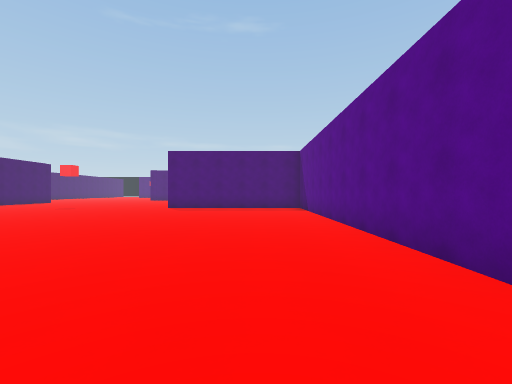
view 1 (above)

24 first-person views from a walk through a 3-D level made in the Unity game engine. The camera is 1.4 m above the floor, looks level and sees 90° across. The floor is counted in squares, 2 m on a side. Each view is taken from the middle of a square. On the plan, view 1 faces up. The plan holds only what a view shows up to about 9 squares ahead; the rest is blank. The place goes on beyond the plan.

view 2
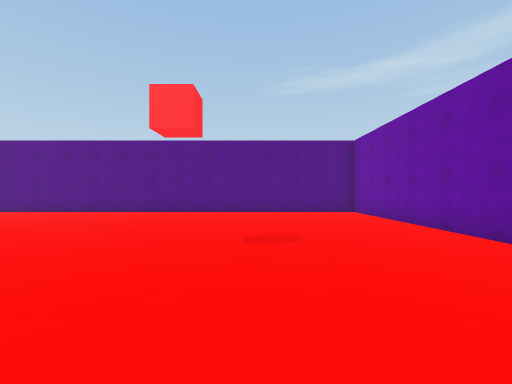

view 3
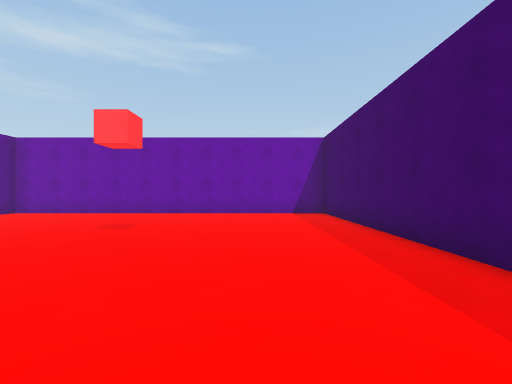

view 4
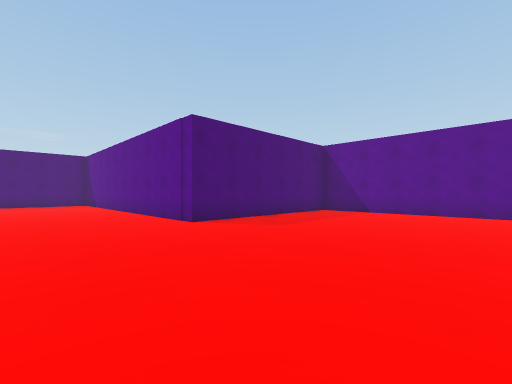

view 5
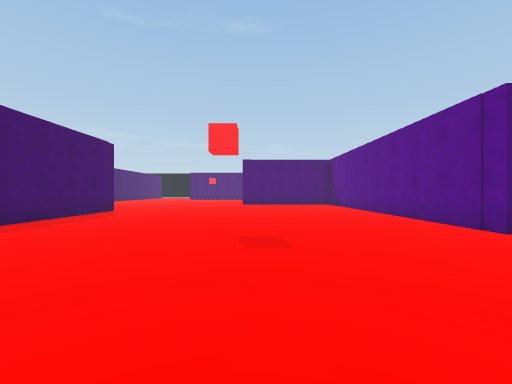

view 6
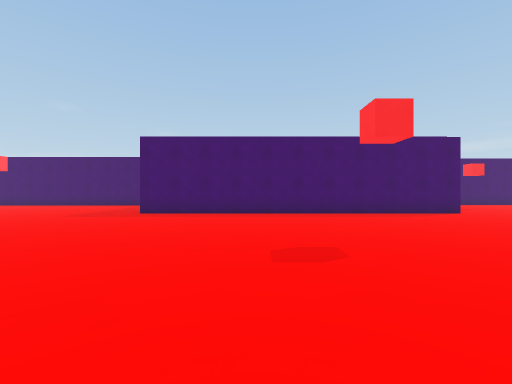

view 7
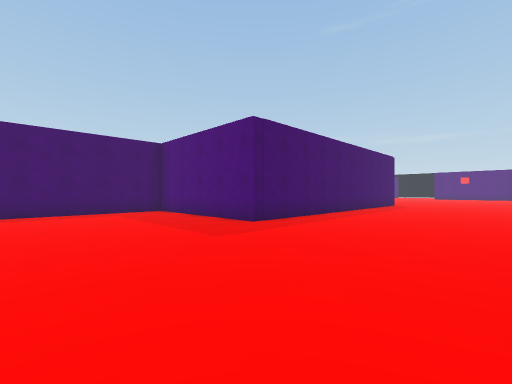

view 8
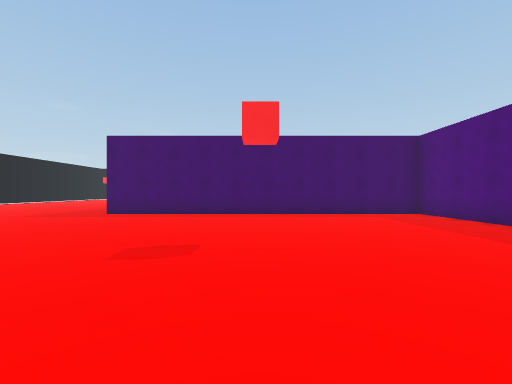

view 9
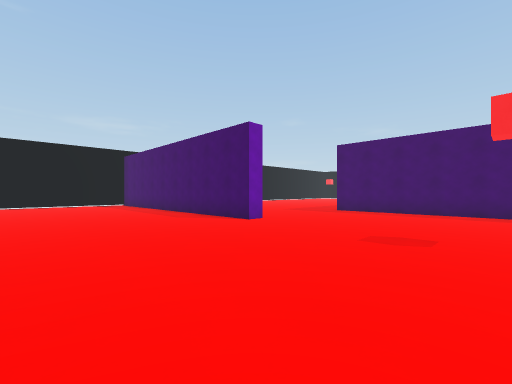

view 10
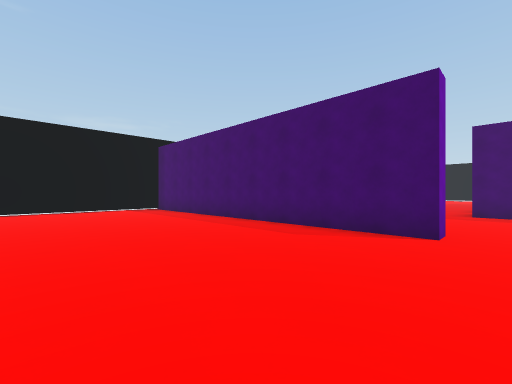

view 11
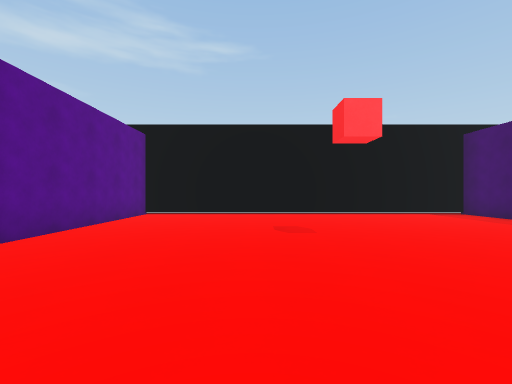

view 12
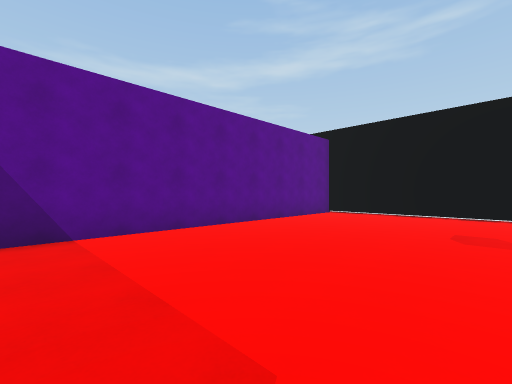

view 13
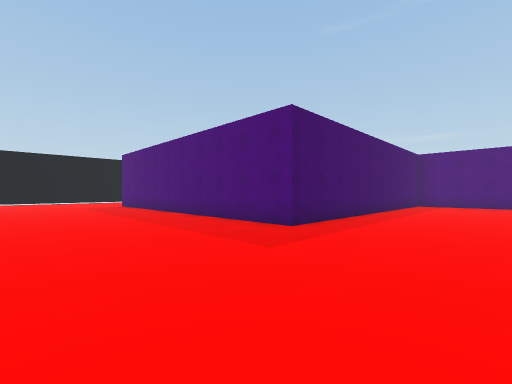

view 14
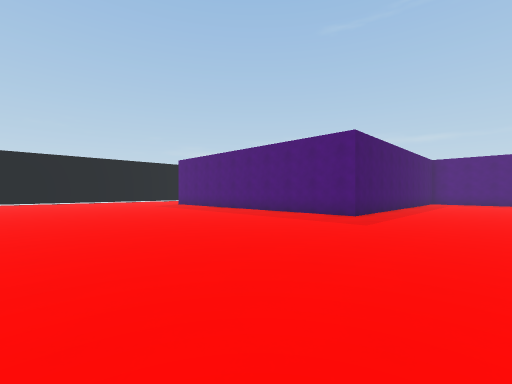

view 15
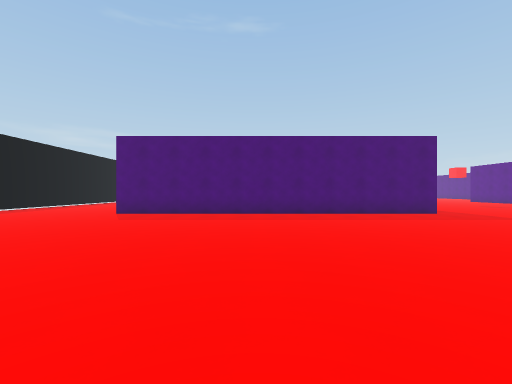

view 16
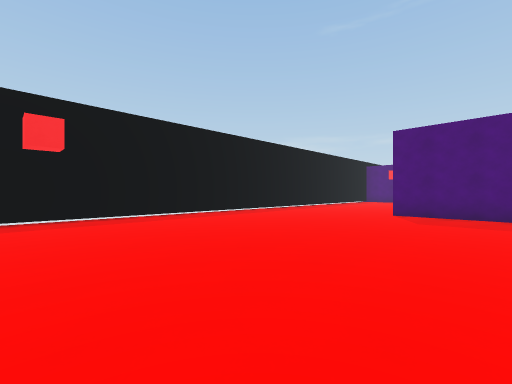

view 17
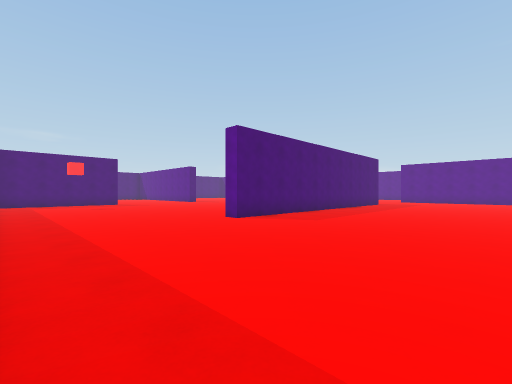

view 18
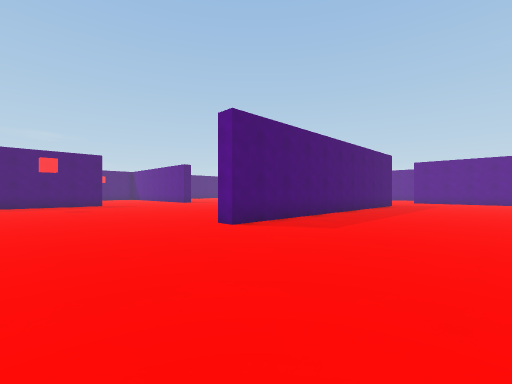

view 19
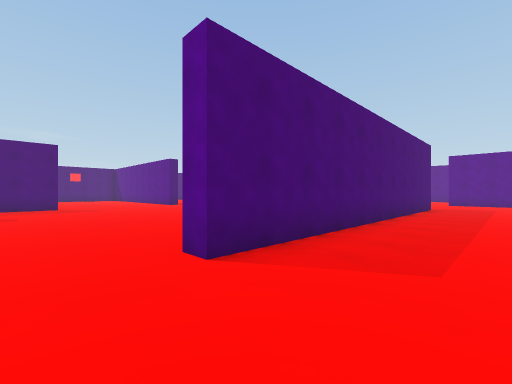

view 20
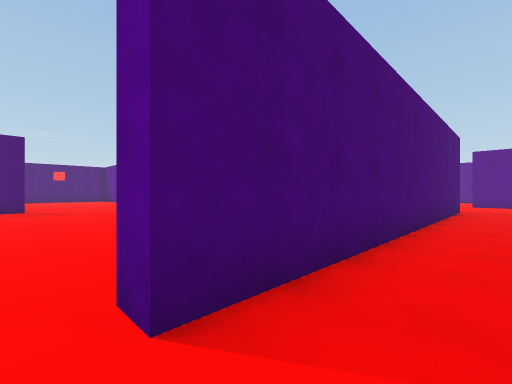

view 21
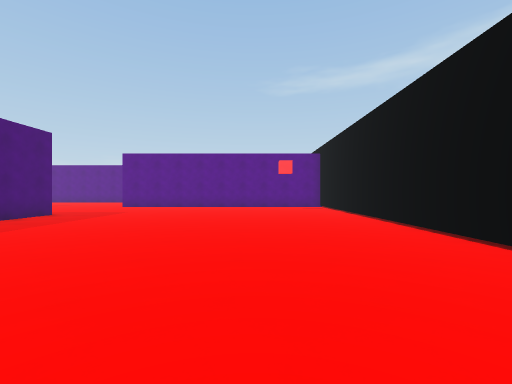

view 22
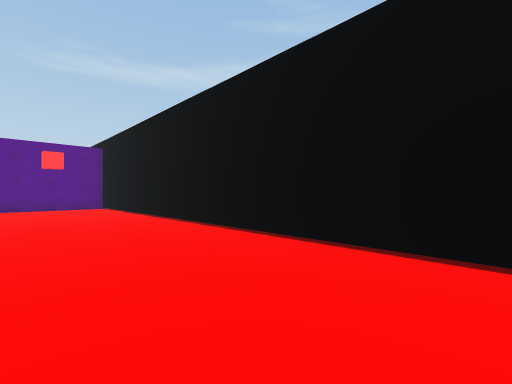

view 23
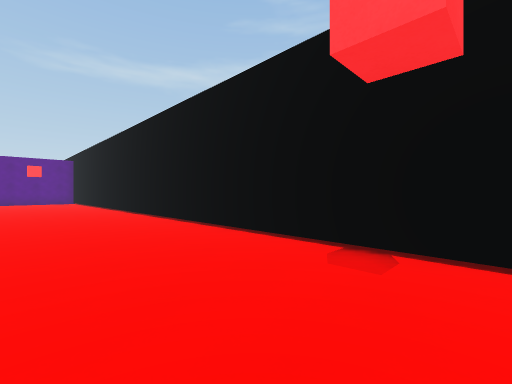

view 24
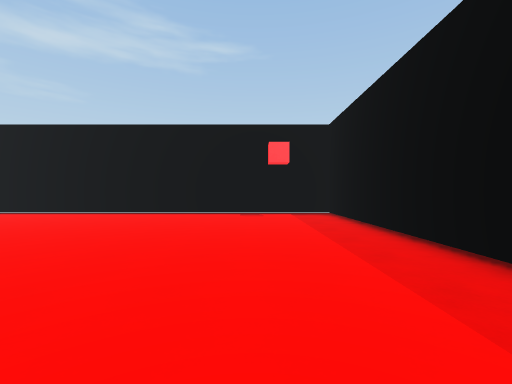

### Floor plan
Points are (right, up) in squares from view 1. A wall is a line through its corners. A room is listed if a view was taken in it or the views show most of it. See-through windows are left out.
Room 1 (views 1, 2, 3, 4, 5, 6, 7, 8, 9, 10, 11, 12)
walls: (-8.2, 2.9) (-8.2, -3.4) (1.9, -3.4) (1.9, 9.9); (-14, -3.7) (-13.5, -3.7) (-13.5, -13) (-3.5, -13) (-3.5, -5); (0.5, 11.2) (-3.9, 11.2) (-3.9, 16); (-13.3, 16.5) (-13.3, 6.2) (-18.2, 6.2) (-18.2, -2.5)
ways out: opening at (-15.5, -2.5) to room 2
Room 2 (views 13, 14, 15, 16, 17, 18, 19, 20, 21, 22, 23, 24)
walls: (-28.4, 6.2) (-30, 6.2); (-18.2, -2.5) (-18.2, -3.8) (-28.5, -3.8) (-28.5, -3.2); (-14, -10.8) (-14, -10); (-33.3, -11.9) (-33.3, -13) (-16.4, -13)
ways out: opening at (-15.5, -2.5) to room 1

Positions as (right, up) in squares from view 1, and headings:
1: (0, 0), facing up
2: (-7, 0), facing right
3: (-6, 5), facing down
4: (-7, 6), facing up-right
5: (-8, 7), facing up
6: (-5, 10), facing left
7: (-9, 2), facing up-left
8: (-10, 1), facing left
9: (-9, 1), facing down-left
10: (-9, -3), facing down-left
11: (-7, -5), facing down
12: (-8, -5), facing down-right
13: (-15, -8), facing up-left
14: (-15, -11), facing up-left
15: (-24, -12), facing up
16: (-26, -12), facing up-left
17: (-33, -9), facing up-right
18: (-32, -8), facing up-right
19: (-30, -6), facing up-right
20: (-29, -5), facing up-right
21: (-26, -10), facing right
22: (-26, -10), facing down-right
23: (-32, -10), facing down-right
24: (-31, -5), facing down
